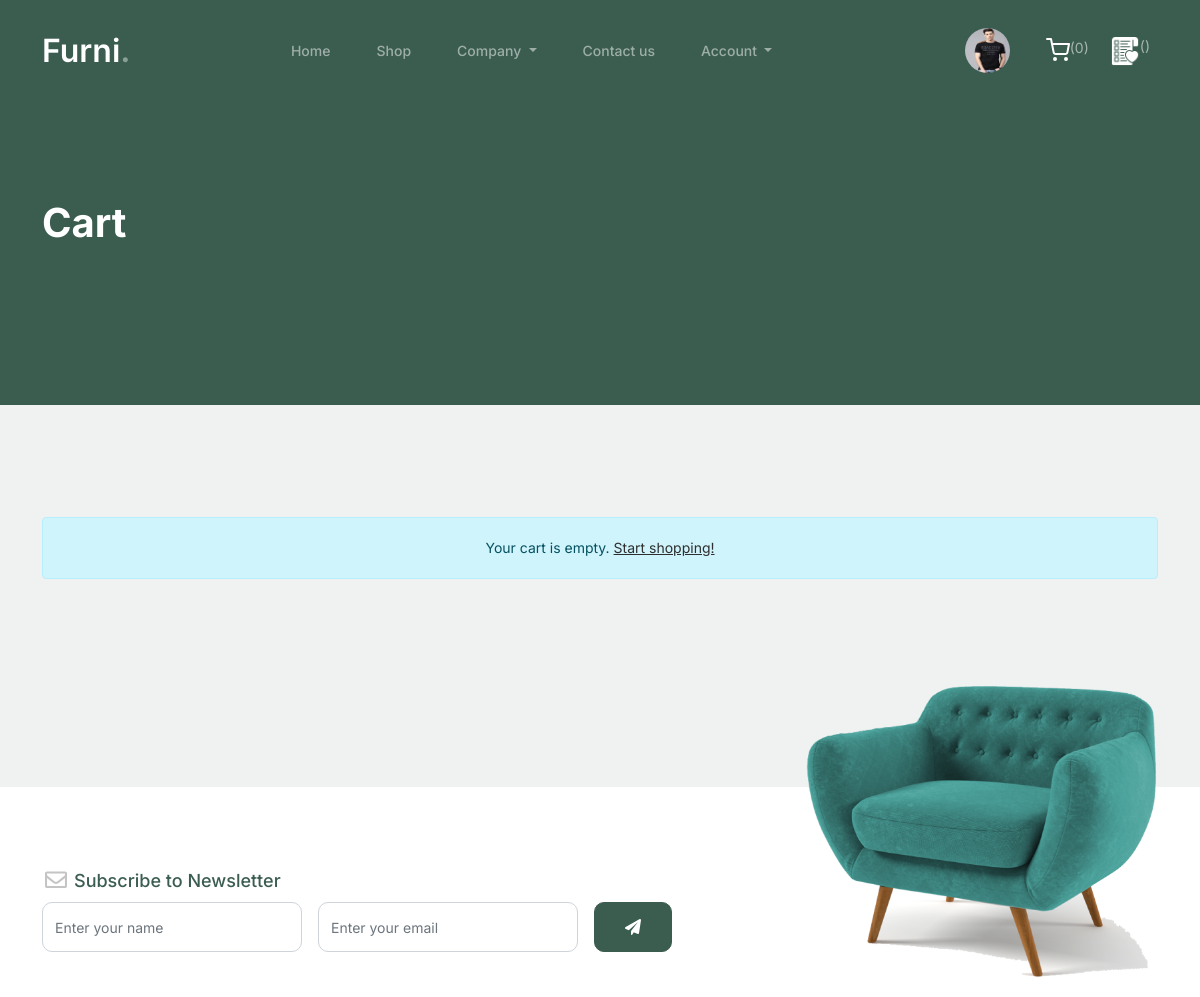
The app's page /cart (signed in, upper part), older data.
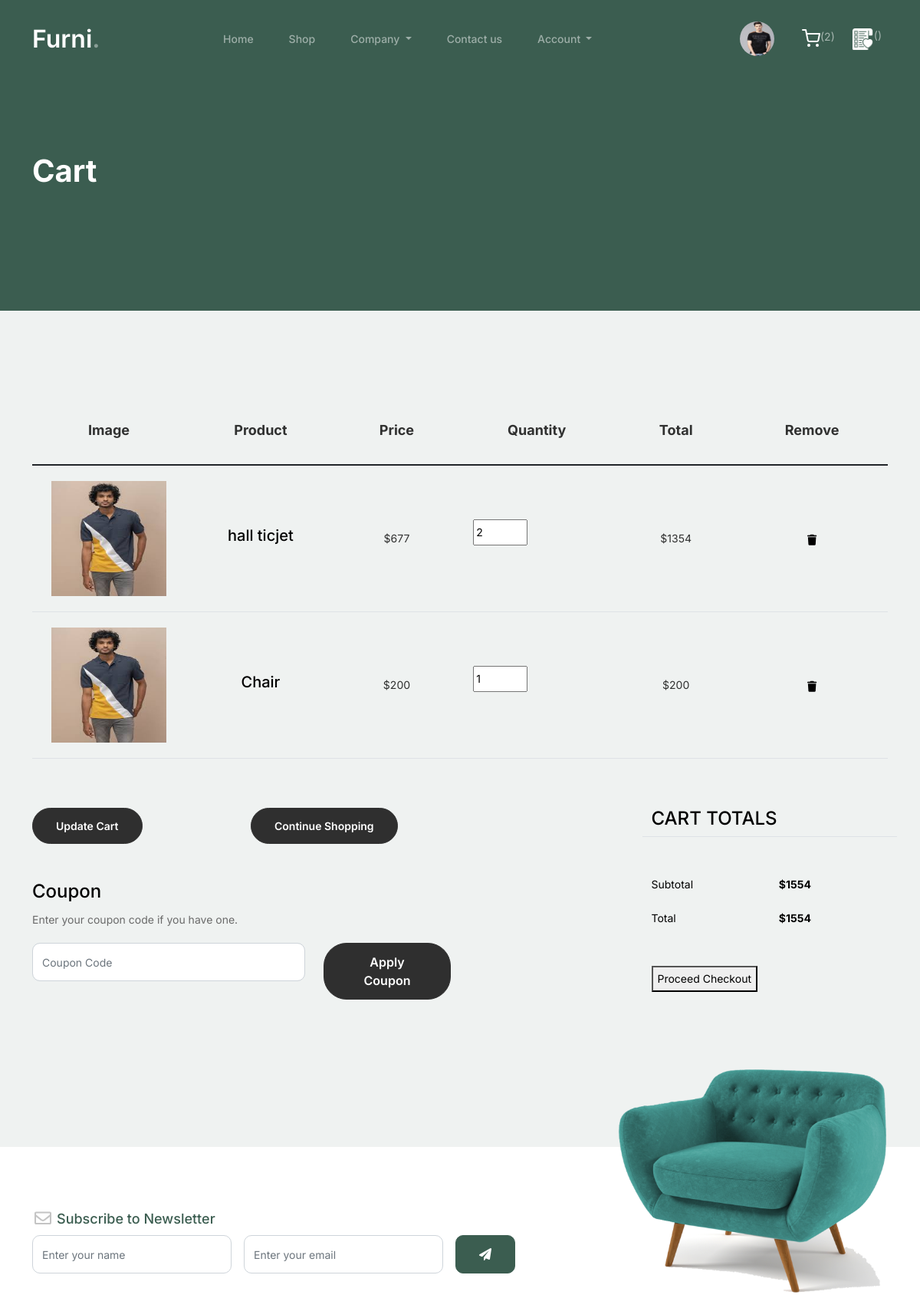
The same page, newer data.
### myapp/models.py (models this page shows, shortened)
class Cart(models.Model):
    user=models.ForeignKey(User,on_delete=models.CASCADE)
    product=models.ForeignKey(Product,on_delete=models.CASCADE)
    time=models.DateTimeField(default=timezone.now)
    product_price=models.PositiveIntegerField()
    product_qty=models.PositiveIntegerField()
    total_price=models.PositiveIntegerField()
    payment_status=models.BooleanField(default=False)

class Product(models.Model):
    category=(
        ("Chair","Chair"),
        ("Sofa","Sofa"),
        ("Bed","Bed"),
        ("Table","Table"),
    )
    seller=models.ForeignKey(User,on_delete=models.CASCADE)
    product_category=models.CharField(max_length=100,choices=category)
    product_name=models.CharField(max_length=100)
    product_price=models.PositiveIntegerField()
    product_desc=models.TextField()
    product_image=models.ImageField(upload_to="product_images/")

### myapp/views.py (the view)
# urls.py: path('cart',views.cart,name='cart'),
def cart(request):
    try:
        if 'email' not in request.session:
            return redirect('login')
        user = User.objects.get(email=request.session['email'])
        carts = Cart.objects.filter(user=user, payment_status=False)
        net_price = 0
        for cart_item in carts:
            if not cart_item.total_price:
                cart_item.total_price = cart_item.product.product_price * cart_item.product_qty
                cart_item.save()
            net_price += cart_item.total_price
        request.session['cart_count'] = len(carts)
        return render(request, 'cart.html', {
            'carts': carts,
            'net_price': net_price
        })
    except User.DoesNotExist:
        return redirect('login')
    except Exception as e:
        print(f"Cart error: {e}")
        return redirect('shop')

### myapp/templates/cart.html (shortened to what this page needs)
{% extends 'header.html' %}
{% load static %}
{% block content %}
<!doctype html>
<html lang="en">
<head>
	</head>
	<body>
			<div class="hero">
				<div class="container">
					<div class="row justify-content-between">
						<div class="col-lg-5">
							<div class="intro-excerpt">
								<h1>Cart</h1>
							</div>
						</div>
						<div class="col-lg-7">
						</div>
					</div>
				</div>
			</div>
		<div class="untree_co-section before-footer-section">
            <div class="container">
              {% if not carts %}
              <div class="alert alert-info text-center">
                  Your cart is empty. <a href="{% url 'shop' %}">Start shopping!</a>
              </div>
              {% else %}
              <div class="row mb-5">
                <div class="col-md-12">
                  <div class="site-blocks-table">
                    <table class="table">
                      <thead>
                        <tr>
                          <th class="product-thumbnail">Image</th>
                          <th class="product-name">Product</th>
                          <th class="product-price">Price</th>
                          <th class="product-quantity">Quantity</th>
                          <th class="product-total">Total</th>
                          <th class="product-remove">Remove</th>
                        </tr>
                      </thead>
                      <tbody>
						{% for i in carts %}
                        <tr>
                          <td class="product-thumbnail">
                            <img src="{{i.product.product_image.url}}"
							style="height:150px;width:150px"
							alt="Image" class="img-fluid">
                          </td>
                          <td class="product-name">
                            <h2 class="h5 text-black">{{i.product.product_name}}</h2>
                          </td>
                          <td>${{i.product.product_price}}</td>
                          <td>
                            <div class="input-group mb-3 d-flex align-items-center quantity-container" style="max-width: 120px;">
                            <form method="post" action="{% url 'change-qty' %}">
								<input type="number" name="product_qty" value="{{i.product_qty}}" min="1" max="10" onchange="this.form.submit();">
							</form>
                            </div>
                          </td>
                          <td>${{i.total_price}}</td>
                          <td>
                            <a href="{% url 'remove-from-cart' i.product.pk %}" class="btn btn-danger btn-sm">
                                <i class="fas fa-trash"></i>
                            </a>
                          </td>
                        </tr>
						{% endfor %}
                      </tbody>
                    </table>
                  </div>
                </div>
              </div>
              <div class="row">
                <div class="col-md-6">
                  <div class="row mb-5">
                    <div class="col-md-6 mb-3 mb-md-0">
                      <a href="{% url 'cart' %}" class="btn btn-black btn-sm btn-block">Update Cart</a>
                    </div>
                    <div class="col-md-6">
                      <a href="{% url 'shop' %}" class="btn btn-outline-black btn-sm btn-block">Continue Shopping</a>
                    </div>
                  </div>
                  <div class="row">
                    <div class="col-md-12">
                      <label class="text-black h4" for="coupon">Coupon</label>
                      <p>Enter your coupon code if you have one.</p>
                    </div>
                    <div class="col-md-8 mb-3 mb-md-0">
                      <input type="text" class="form-control py-3" id="coupon" placeholder="Coupon Code">
                    </div>
                    <div class="col-md-4">
                      <button class="btn btn-black">Apply Coupon</button>
                    </div>
                  </div>
                </div>
                <div class="col-md-6 pl-5">
                  <div class="row justify-content-end">
                    <div class="col-md-7">
                      <div class="row">
                        <div class="col-md-12 text-right border-bottom mb-5">
                          <h3 class="text-black h4 text-uppercase">Cart Totals</h3>
                        </div>
                      </div>
                      <div class="row mb-3">
                        <div class="col-md-6">
                          <span class="text-black">Subtotal</span>
                        </div>
                        <div class="col-md-6 text-right">
                          <strong class="text-black">${{net_price}}</strong>
                        </div>
                      </div>
                      <div class="row mb-5">
                        <div class="col-md-6">
                          <span class="text-black">Total</span>
                        </div>
                        <div class="col-md-6 text-right">
                          <strong class="text-black">${{net_price}}</strong>
                        </div>
                      </div>
                      <div class="row">
                       <div class="checkout_btn_inner">
                      <form method="post">
                        <button class="main_btn" type="button" id="checkout-button">Proceed Checkout</button>
                      </form>
                    </div>
                      </div>
                    </div>
                  </div>
                </div>
              </div>
              {% endif %}
            </div>
          </div>
	</body>
</html>
{% endblock %}

### myapp/templates/header.html (shortened to what this page needs)
{% load static %}
<!doctype html>
<html lang="en">
<head>
		<link href="{% static 'css/bootstrap.min.css' %}" rel="stylesheet">
		<link href="https://cdnjs.cloudflare.com/ajax/libs/font-awesome/6.0.0-beta3/css/all.min.css" rel="stylesheet">
		<link href="{% static 'css/tiny-slider.css' %}" rel="stylesheet">
		<link href="{% static 'css/style.css' %}" rel="stylesheet">
	</head>
	<body>
		<nav class="custom-navbar navbar navbar navbar-expand-md navbar-dark bg-dark" aria-label="Furni navigation bar">
			<div class="container">
				<a class="navbar-brand" href="/">Furni<span>.</span></a>
				<div class="collapse navbar-collapse" id="navbarsFurni"  >
					<ul class="custom-navbar-nav navbar-nav ms-auto mb-2 mb-md-0" style="margin:0 auto;">
						<li class="nav-item">
							<a class="nav-link" href="/">Home</a>
						</li>
						<li><a class="nav-link" href="{% url 'shop' %}">Shop</a></li>
						<li class="nav-item dropdown">
							<a class="nav-link dropdown-toggle" href="#" id="companyDropdown"
							   role="button" data-bs-toggle="dropdown" aria-expanded="false">
								Company
							</a>
						</li>
						<li><a class="nav-link" href="{% url 'contact' %}">Contact us</a></li>
						<li class="nav-item dropdown">
							<a class="nav-link dropdown-toggle" href="#" id="accountDropdown" role="button" data-bs-toggle="dropdown" aria-expanded="false">
								Account
							</a>
						</li>
					</ul>
					<ul class="custom-navbar-cta navbar-nav mb-2 mb-md-0 ms-5">
						{% if request.session.profile_picture %}
						<li class="nav-item">
							<a class="nav-link" href="{% url 'profile' %}">
								<img src="{{request.session.profile_picture}}" style="height:45px;width:45px;border-radius:50%">
							</a>
						</li>
						{% endif %}
						{% if request.session.email %}
						<li style="margin-top:6px"><a class="nav-link" href="{% url 'cart' %}"><img src="{% static 'images/cart.svg' %}" >({{request.session.cart_count}})</a></li>
						<li ><a class="nav-link" href="{% url 'wishlist' %}" ><img src="{% static 'images/wishlist.png' %}" style="height:30px;width:30px ;margin-top:8px;margin-left:5px;">({{request.session.wishlist_count}})</a></li>
						{% endif %}
					</ul>
				</div>
			</div>
		</nav>
{% block content %}
{% endblock %}
		<footer class="footer-section">
			<div class="container relative">
				<div class="sofa-img">
					<img src="{% static 'images/sofa.png' %}" alt="Image" class="img-fluid">
				</div>
				<div class="row">
					<div class="col-lg-8">
						<div class="subscription-form">
							<h3 class="d-flex align-items-center"><span class="me-1"><img src="{% static 'images/envelope-outline.svg' %}" alt="Image" class="img-fluid"></span><span>Subscribe to Newsletter</span></h3>
							<form action="#" class="row g-3">
								<div class="col-auto">
									<input type="text" class="form-control" placeholder="Enter your name">
								</div>
								<div class="col-auto">
									<input type="email" class="form-control" placeholder="Enter your email">
								</div>
								<div class="col-auto">
									<button class="btn btn-primary">
										<span class="fa fa-paper-plane"></span>
									</button>
								</div>
							</form>
						</div>
					</div>
				</div>
				<div class="row g-5 mb-5">
				</div>
			</div>
		</footer>
	</body>
</html>

### myapp/static/css/style.css (style rules this page uses)
body { overflow-x: hidden; position: relative; }
body { font-family: "Inter", sans-serif; font-weight: 400; line-height: 28px; color: #6a6a6a; font-size: 14px; background-color: #eff2f1; }
a { text-decoration: none; -webkit-transition: .3s all ease; -o-transition: .3s all ease; transition: .3s all ease; color: #2f2f2f; text-decoration: underline; }
.custom-navbar { background: #3b5d50 !important; padding-top: 20px; padding-bottom: 20px; }
.custom-navbar .navbar-brand { font-size: 32px; font-weight: 600; }
.custom-navbar .navbar-brand > span { opacity: .4; }
@media (min-width: 992px) { .custom-navbar .custom-navbar-nav li { margin-left: 15px; margin-right: 15px; } }
.custom-navbar .custom-navbar-nav li a { font-weight: 500; color: #ffffff !important; opacity: .5; -webkit-transition: .3s all ease; -o-transition: .3s all ease; transition: .3s all ease; position: relative; }
@media (min-width: 768px) { .custom-navbar .custom-navbar-nav li a:before { content: ""; position: absolute; bottom: 0; left: 8px; right: 8px; background: #f9bf29; height: 5px; opacity: 1; visibility: visible; width: 0; -webkit-transition: .15s all ease-out; -o-transition: .15s all ease-out; transition: .15s all ease-out; } }
.custom-navbar .custom-navbar-cta { margin-left: 0 !important; -webkit-box-orient: horizontal; -webkit-box-direction: normal; -ms-flex-direction: row; flex-direction: row; }
@media (min-width: 768px) { .custom-navbar .custom-navbar-cta { margin-left: 40px !important; } }
.custom-navbar .custom-navbar-cta li { margin-left: 0px; margin-right: 0px; }
.custom-navbar .custom-navbar-cta li:first-child { margin-right: 20px; }
.hero { background: #3b5d50; padding: calc(4rem - 30px) 0 0rem 0; }
@media (min-width: 768px) { .hero { padding: calc(4rem - 30px) 0 4rem 0; } }
@media (min-width: 992px) { .hero { padding: calc(8rem - 30px) 0 8rem 0; } }
.hero .intro-excerpt { position: relative; z-index: 4; }
@media (min-width: 992px) { .hero .intro-excerpt { max-width: 450px; } }
.hero h1 { font-weight: 700; color: #ffffff; margin-bottom: 30px; }
.btn { font-weight: 600; padding: 12px 30px; border-radius: 30px; color: #ffffff; background: #2f2f2f; border-color: #2f2f2f; }
.btn.btn-primary { background: #3b5d50; border-color: #3b5d50; }
.before-footer-section { padding: 7rem 0 12rem 0 !important; }
.footer-section { padding: 80px 0; background: #ffffff; }
.footer-section .relative { position: relative; }
.footer-section .subscription-form { margin-bottom: 40px; position: relative; z-index: 2; margin-top: 100px; }
@media (min-width: 992px) { .footer-section .subscription-form { margin-top: 0px; margin-bottom: 80px; } }
.footer-section .subscription-form h3 { font-size: 18px; font-weight: 500; color: #3b5d50; }
.footer-section .subscription-form .form-control { height: 50px; border-radius: 10px; font-family: "Inter", sans-serif; }
.footer-section .subscription-form .btn { border-radius: 10px !important; }
.footer-section .sofa-img { position: absolute; top: -200px; z-index: 1; right: 0; }
.footer-section .sofa-img img { max-width: 380px; }
.untree_co-section { padding: 7rem 0; }
.form-control { height: 50px; border-radius: 10px; font-family: "Inter", sans-serif; }
.site-blocks-table { overflow: auto; }
.site-blocks-table .product-thumbnail { width: 200px; }
.site-blocks-table .btn { padding: 2px 10px; }
.site-blocks-table thead th { padding: 30px; text-align: center; border-width: 0px !important; vertical-align: middle; color: rgba(0, 0, 0, 0.8); font-size: 18px; }
.site-blocks-table td { padding: 20px; text-align: center; vertical-align: middle; color: rgba(0, 0, 0, 0.8); }
.site-blocks-table tbody tr:first-child td { border-top: 1px solid #3b5d50 !important; }
.site-blocks-table .btn { background: none !important; color: #000000; border: none; height: auto !important; }

Row changes from the older to the newer data that the page shows:
added Cart: product.product_image (picture), product.product_name "hall ticjet", product.product_price "677", product_qty "2", total_price "1354"
added Cart: product.product_image (picture), product.product_name "Chair", product.product_price "200", product_qty "1", total_price "200"
Text that changed along with them:
{{ request.session.cart_count }}: "0" → "2"
{{ net_price }}: (not shown) → "1554"
text no longer shown: "Your cart is empty. Start shopping!"
text now shown: "Image Product Price Quantity Total Remove Update Cart Continue Shopping Coupon Enter your coupon code if you have one. Apply Coupon CART TOTALS Subtotal $ Total $ Proceed Checkout"
